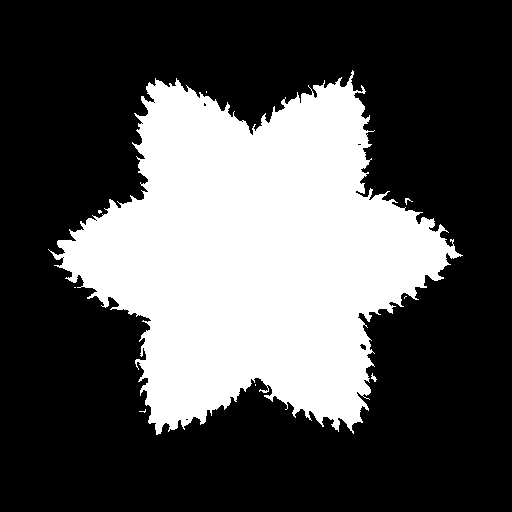
%> input picture A3PengyuWang0425157/Q2/device.pgm, 512 x 512 px
$ octave Device.m   (GNU Octave 9; MATLAB toolbox functions it lacks are replaced by stand-ins)
%> lines starting %> are read from the running program, lines starting %| are printed output that depends on the picture; in (x1, y1, x2, y2) boxes, pixels count from 0 and x2, y2 are one past the last pixel; in counts of white or black regions, pixels touching at a corner belong together; the program's own positions count from 1
clear;
close all;
clc;

device = imread("device.pgm");
%> device is the input picture: size 512x512 uint8; 32% white; 9 white regions (6 under 20 px), largest, box (x1, y1, x2, y2) and area: (48, 70, 463, 435) 83847, (371, 373, 377, 382) 25, (405, 198, 413, 205) 21
subplot(1,3,1);
imshow(device);
title("Device input image");

closeSE = strel("disk",10);
closeDevice = imclose(device,closeSE);
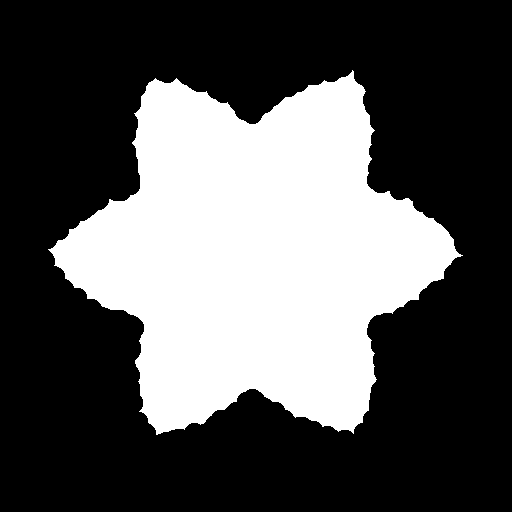
%> closeDevice: size 512x512 uint8; 34% white; 1 white region, box (x1, y1, x2, y2) and area: (48, 70, 463, 435) 89004
subplot(1,3,2);
imshow(closeDevice);
title("Device after closing");

% Boundary
erodeSE = strel("square",3);
erodeDevice = imerode(closeDevice,erodeSE);
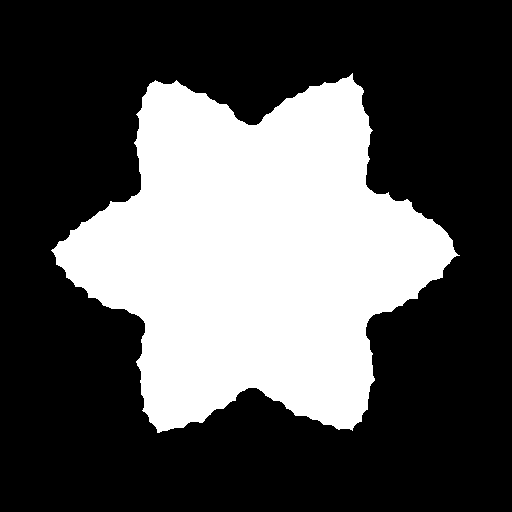
%> erodeDevice: size 512x512 uint8; 33.2% white; 1 white region, box (x1, y1, x2, y2) and area: (51, 73, 460, 433) 87126
boundary = closeDevice - erodeDevice;
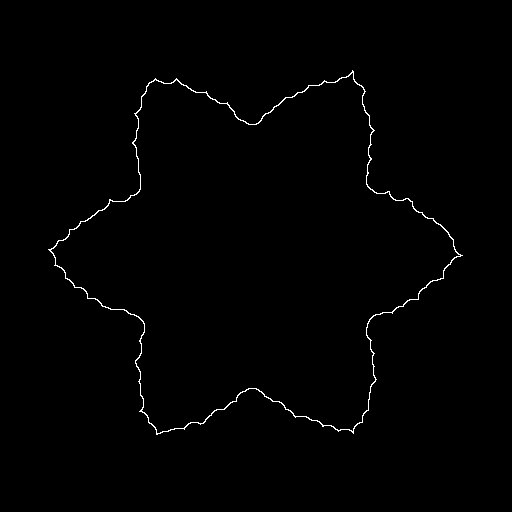
%> boundary: size 512x512 uint8; 0.72% white in thin lines or dots, all inside (x1, y1, x2, y2) = (48, 70, 463, 435)
subplot(1,3,3);
imshow(boundary);
title("Device boundary");

figure;
imshow(boundary);
title("Device boundary");

$ run again, with A3PengyuWang0425157/Q2/deer.pgm copied over A3PengyuWang0425157/Q2/device.pgm
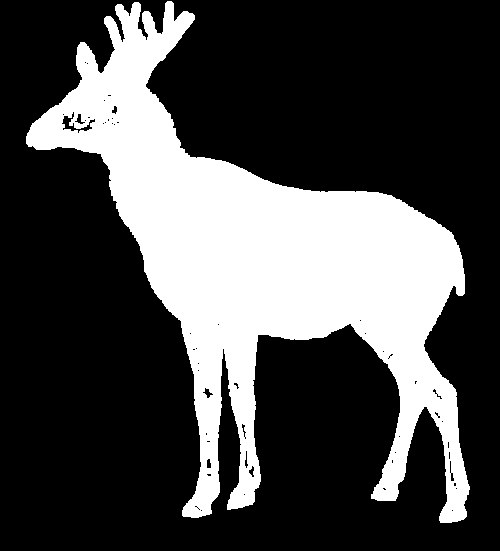
%> input picture A3PengyuWang0425157/Q2/deer.pgm, 500 x 551 px
%> device is the input picture: size 551x500 uint8; 28.4% white; 1 white region, box (x1, y1, x2, y2) and area: (26, 1, 470, 523) 78246
%> closeDevice: size 551x500 uint8; 29.3% white; 1 white region, box (x1, y1, x2, y2) and area: (26, 1, 470, 523) 80758
%> `erodeDevice = imerode(closeDevice,erodeSE);`:
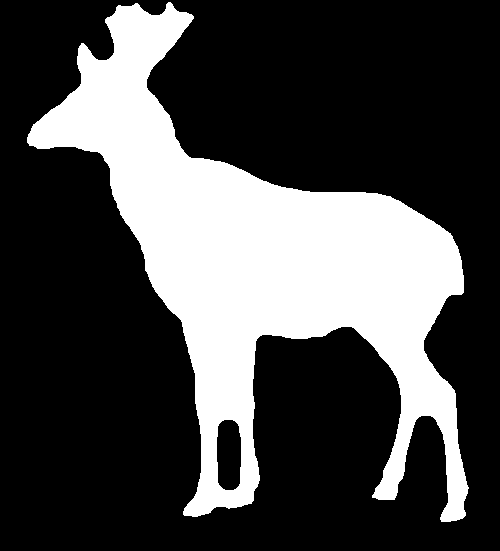
%> erodeDevice: size 551x500 uint8; 28.2% white; 1 white region, box (x1, y1, x2, y2) and area: (27, 2, 469, 522) 77690
%> `boundary = closeDevice - erodeDevice;`:
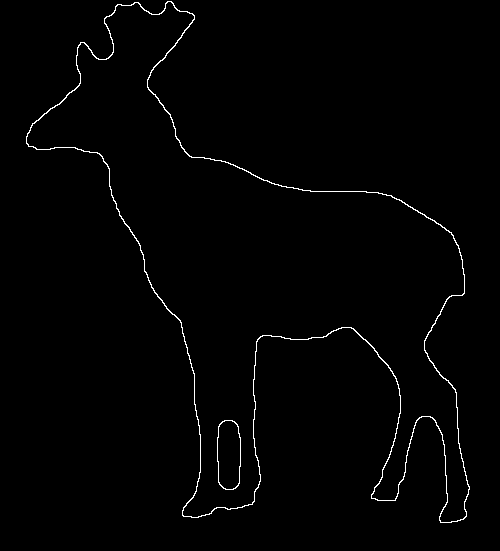
%> boundary: size 551x500 uint8; 1.1% white in thin lines or dots, all inside (x1, y1, x2, y2) = (26, 1, 470, 523)

$ run again, with A3PengyuWang0425157/Q2/fly.pgm copied over A3PengyuWang0425157/Q2/device.pgm
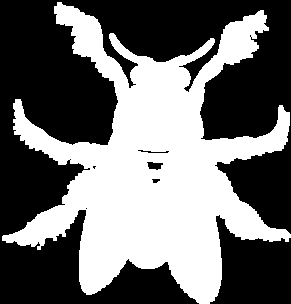
%> input picture A3PengyuWang0425157/Q2/fly.pgm, 291 x 304 px
%> device is the input picture: size 304x291 uint8; 43.1% white; 1 white region, box (x1, y1, x2, y2) and area: (2, 2, 291, 304) 38172
%> closeDevice: size 304x291 uint8; 46.1% white; 1 white region, box (x1, y1, x2, y2) and area: (2, 2, 291, 304) 40774
%> `erodeDevice = imerode(closeDevice,erodeSE);`:
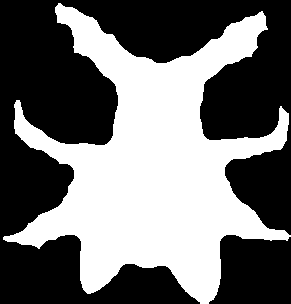
%> erodeDevice: size 304x291 uint8; 43.8% white; 1 white region, box (x1, y1, x2, y2) and area: (3, 3, 291, 304) 38715
%> `boundary = closeDevice - erodeDevice;`:
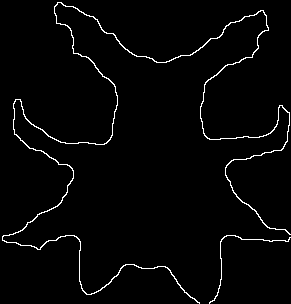
%> boundary: size 304x291 uint8; 2.3% white in thin lines or dots
